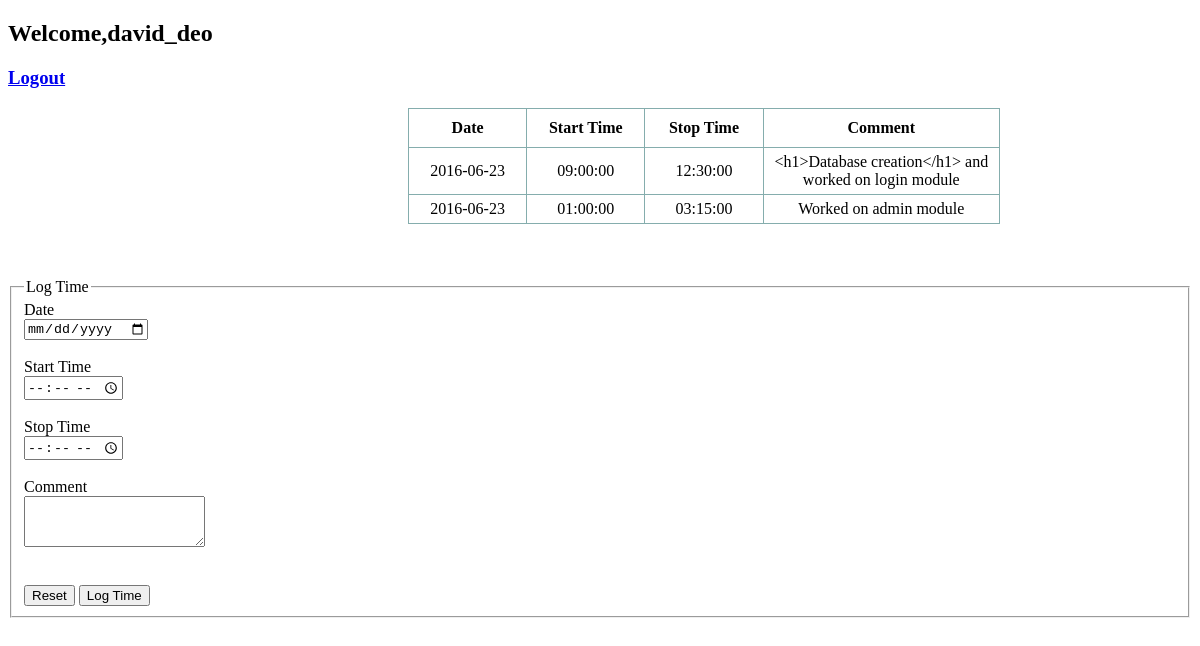
Screenshot of /tracker/time_tracker/tracker.php (signed in) with the database file from the repository.
### tables this page shows
CREATE TABLE IF NOT EXISTS `users` (
  `user_id` int(11) NOT NULL AUTO_INCREMENT,
  `username` varchar(15) NOT NULL,
  `password` varchar(256) NOT NULL,
  `is_admin` tinyint(1) NOT NULL,
  PRIMARY KEY (`user_id`)
);

CREATE TABLE IF NOT EXISTS `user_data` (
  `id` int(11) NOT NULL AUTO_INCREMENT,
  `user_id` int(11) NOT NULL,
  `created_at` date NOT NULL,
  `start_time` time NOT NULL,
  `stop_time` time NOT NULL,
  `comment` text NOT NULL,
  PRIMARY KEY (`id`),
  KEY `user_id` (`user_id`)
);

### tracker/time_tracker/tracker.php (the view, shortened to what this page needs)
<?php
    include_once('header.php');
    include_once('connection.php');
    if(empty($_SESSION['id'])) {
        header("location:index.php");
    }else{
        $id = $_SESSION['id'];
    }
    $sql = "SELECT username FROM users WHERE user_id = $id";
    $result = $connection->query($sql);
    $row = $result->fetch_assoc();
    echo "<h2>Welcome,".$row['username']." </h2>";
?>
<a id="loguot" href="logout.php"><h3>Logout</h3></a>
<table id = "userLogTable">
    <thead>
        <th>Date</th>
        <th>Start Time</th>
        <th>Stop Time</th>
        <th colspan="2">Comment</th>
    </thead>
    <?php
        $id = $_SESSION['id'];
        $sql = "SELECT user_id , created_at , start_time , stop_time , comment From user_data WHERE user_id = $id";
        $result = $connection->query($sql);
        if (!$result->num_rows == 0) {
            while ($row = $result->fetch_assoc()) {
                echo "<tbody><tr>";
                echo "<td>" . $row['created_at'] . "</td>";
                echo "<td>" . $row['start_time'] . "</td>";
                echo "<td>" . $row['stop_time'] . "</td>";
                echo "<td colspan='2'>" . $row['comment'] . "</td>";
                echo "</tr></tbody>";
            }
        }
    ?>
</table>
<br/><br/><br/>
<form onsubmit="return submitData();">
    <fieldset>
        <legend>Log Time</legend>
        <div>
            <label>Date</label>
            <div>
                <input type="date" id="created_at" required autofocus>
            </div>
        </div><br/>
        <div>
            <label>Start Time</label>
            <div>
                <input type="time" id="st_time" required>
            </div>
        </div><br/>
        <div>
            <label>Stop Time</label>
            <div>
                <input type="time" id="end_time" required>
            </div>
        </div><br/>
        <div>
            <label>Comment</label>
            <div>
                <textarea id="comment" rows="3" required></textarea>
            </div>
        </div><br/>
        <button type="reset">Reset</button>
        <button type="submit">Log Time</button>
    </fieldset>
</form>
<br/><br/><br/>

### tracker/time_tracker/header.php (shortened to what this page needs)
<!DOCTYPE html>
<html lang="en">
    <head>
    </head>
    <body>

### tracker/time_tracker/header.php (style rules this page uses)
table { width: 50%; margin-left:400px; table-layout: fixed; }
table, th, td { border: 1px solid #85adad; border-collapse: collapse; text-align: center; }
th { padding:10px; }
td { padding: 5px; word-wrap: break-word; }

### rows the page displays
users: username "david_deo"
user_data: created_at "2016-06-23", start_time "09:00:00", stop_time "12:30:00", comment "<h1>Database creation</h1> and worked on login module"
user_data: created_at "2016-06-23", start_time "01:00:00", stop_time "03:15:00", comment "Worked on admin module"
